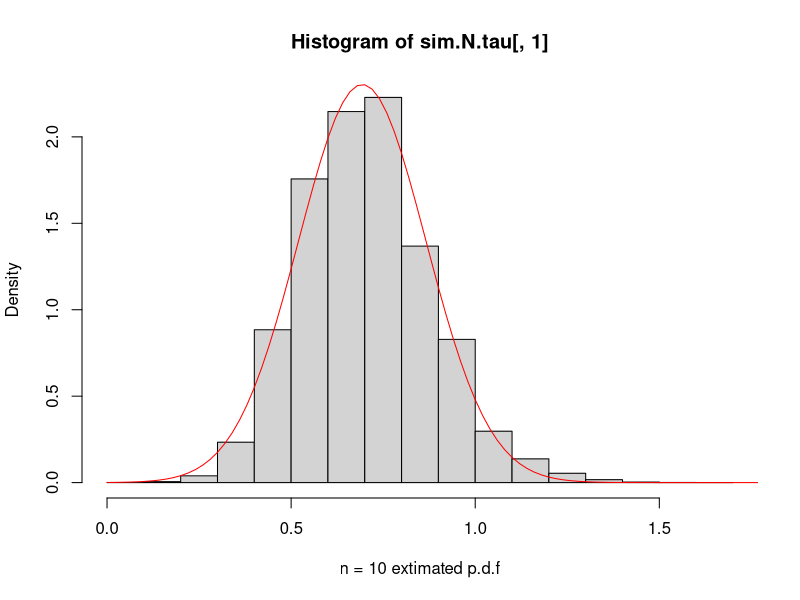
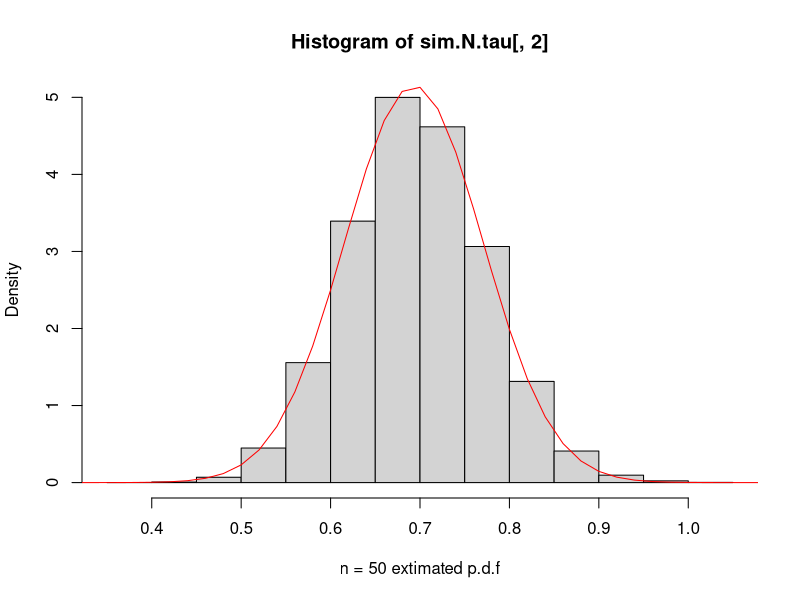
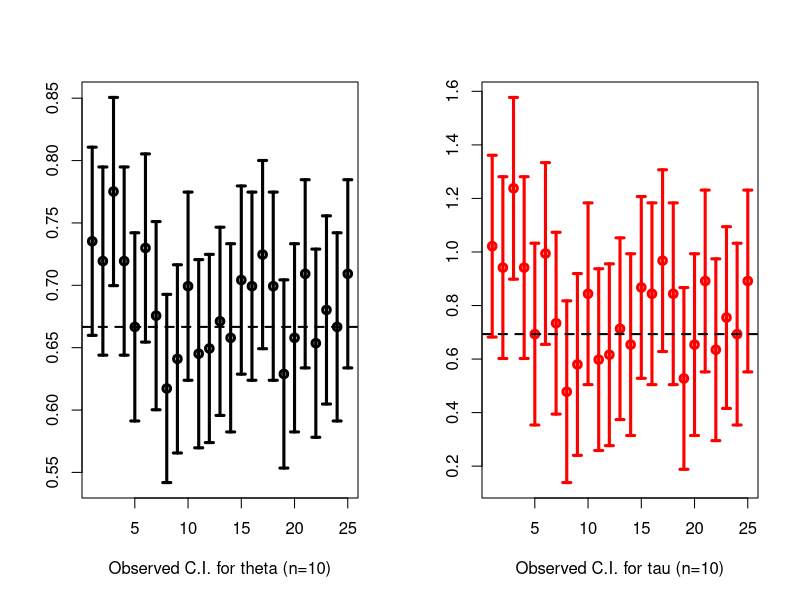
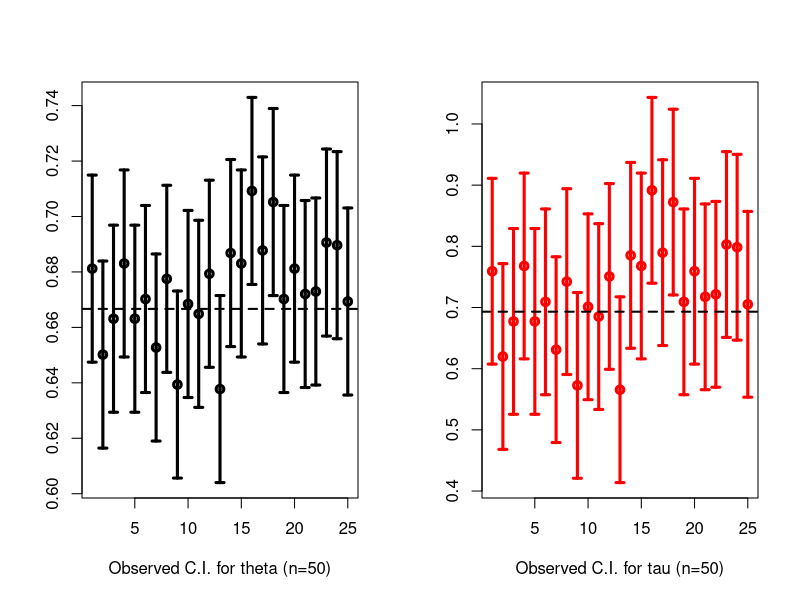
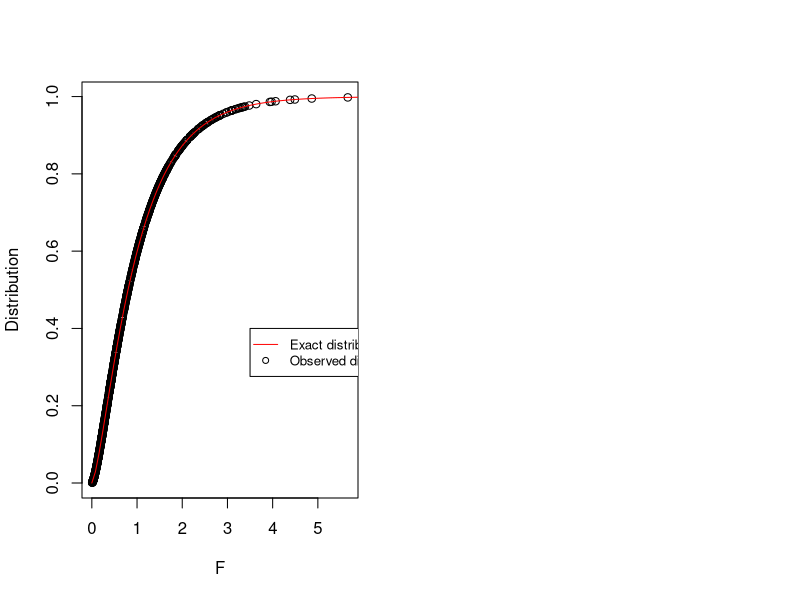

Here is the R script that generated these plots, in order:
## ---- chunk 1
library(plotrix)
library(rmarkdown)
set.seed(29) 

#tau function
tau <- function(theta){
    out <- theta/(1-theta)
    out2 <- log(out)
    return(out2)
}

theta0 = 2/3 ##Neg bin success probability
r = 10 ##Neg bin size param
n <- c(10,50) ## Sample sizes
alpha = 0.05 ## Wald c.i. .95
## ---- chunk 2
N = 1e5
sim.N.tau <-matrix(NA, nrow = N, ncol = 2)
for(i in 1:N){
    xnegbin10 <- rnbinom(n=10,size=10,prob=theta0)
    xnegbin50 <- rnbinom(n=50,size=10,prob=theta0)
    sim.N.tau[i,1] <- tau(r*n[1]/(r*n[1]+sum(xnegbin10)))
    sim.N.tau[i,2] <- tau(r*n[2]/(r*n[2]+sum(xnegbin50)))
}
## ---- chunk 3
true_mean = (tau(theta0))
true_var10_o <- (theta0^2*(1-theta0))/(r*n[1])
true_var10 <- true_var10_o*(1/(theta0*(1-theta0)))^2
true_var50_o <- (theta0^2*(1-theta0))/(r*n[2])
true_var50 <- true_var50_o*(1/(theta0*(1-theta0)))^2
## ---- chunk 4
hist(sim.N.tau[,1], freq = FALSE, breaks=20, xlab = "n = 10 extimated p.d.f")
plot(function(x) dnorm(x, mean = true_mean, sd=sqrt(true_var10)),xlim=c(0,2),add=TRUE,ylim=8, col='red')
## ---- chunk 5
hist(sim.N.tau[,2], freq = FALSE, breaks=20, xlab = "n = 50 extimated p.d.f")
plot(function(x) dnorm(x, mean = true_mean, sd=sqrt(true_var50)),xlim=c(0,2),add=TRUE,ylim=8, col='red')
## ---- chunk 6
sim.N.CI_the <-matrix(NA, nrow = N, ncol = 4)
sim.N.CI_tau <-matrix(NA, nrow = N, ncol = 4)
for(i in 1:N){
    xnegbin10 <- rnbinom(n=n[1],size=r,prob=theta0)
    xnegbin50 <- rnbinom(n=n[2],size=r,prob=theta0)
    sim.N.CI_the[i,1:2] <- r*n[1]/(r*n[1]+sum(xnegbin10)) 
    sim.N.CI_the[i,1:2] <- sim.N.CI_the[i,1:2] + c(-1,1)*qnorm(p = alpha/2,
         lower.tail =FALSE)*sqrt(true_var10_o)
    sim.N.CI_the[i,3:4] <- r*n[2]/(r*n[2]+sum(xnegbin50)) 
    sim.N.CI_the[i,3:4] <- sim.N.CI_the[i,3:4] + c(-1,1)*qnorm(p = alpha/2,
         lower.tail =FALSE)*sqrt(true_var50_o)
    sim.N.CI_tau[i,1:2] <- tau(r*n[1]/(r*n[1]+sum(xnegbin10))) 
    sim.N.CI_tau[i,1:2] <- sim.N.CI_tau[i,1:2] + c(-1,1)*qnorm(p = alpha/2,
        lower.tail =FALSE)*sqrt(true_var10)
    sim.N.CI_tau[i,3:4] <- tau(r*n[2]/(r*n[2]+sum(xnegbin50))) 
    sim.N.CI_tau[i,3:4] <- sim.N.CI_tau[i,3:4] + c(-1,1)*qnorm(p = alpha/2, 
        lower.tail =FALSE)*sqrt(true_var50)
}
theta10.inside <-apply(sim.N.CI_the[,1:2], MARGIN = 1, 
    function(x)ifelse(theta0>=x[1]&theta0<=x[2],1,0))
theta50.inside <-apply(sim.N.CI_the[,3:4], MARGIN = 1, 
    function(x)ifelse(theta0>=x[1]&theta0<=x[2],1,0))
tau10.inside <-apply(sim.N.CI_tau[,1:2], MARGIN = 1, 
    function(x)ifelse(true_mean>=x[1]&true_mean<=x[2],1,0))
tau50.inside <-apply(sim.N.CI_tau[,3:4], MARGIN = 1, 
    function(x)ifelse(true_mean>=x[1]&true_mean<=x[2],1,0))
## ---- chunk 7
par(mfrow =c(1,2))
plotCI(x= 1:25, y =apply(sim.N.CI_the[1:25,1:2], 1, mean), 
    li = sim.N.CI_the[1:25,1],ui = sim.N.CI_the[1:25,2],
    xlab="Observed C.I. for theta (n=10)",ylab=NA, lwd=3)
    abline(h = theta0, lwd=2, lty=2)
plotCI(x= 1:25, y =apply(sim.N.CI_tau[1:25,1:2], 1, mean), 
    li = sim.N.CI_tau[1:25,1],ui = sim.N.CI_tau[1:25,2],
    xlab="Observed C.I. for tau (n=10)",ylab=NA, lwd=3, col="red")
    abline(h = tau(theta0), lwd=2, lty=2)
plotCI(x= 1:25, y =apply(sim.N.CI_the[1:25,3:4], 1, mean), 
    li = sim.N.CI_the[1:25,3],ui = sim.N.CI_the[1:25,4],
    xlab="Observed C.I. for theta (n=50)",ylab=NA, lwd=3)
    abline(h = theta0, lwd=2, lty=2)
plotCI(x= 1:25, y =apply(sim.N.CI_tau[1:25,3:4], 1, mean), 
    li = sim.N.CI_tau[1:25,3],ui = sim.N.CI_tau[1:25,4],
    xlab="Observed C.I. for tau (n=50)",ylab=NA, lwd=3, col="red") 
    abline(h = tau(theta0), lwd=2, lty=2)
## ---- chunk 8
mean(theta10.inside) #Confidence probability for theta n=10
mean(theta50.inside)  #Confidence probability for theta n=50
mean(tau10.inside)  #Confidence probability for tau n=10
mean(tau50.inside)  #Confidence probability for tau n=50
## ---- chunk 9
set.seed(29)
n = c(10,15,10,15) #Number of elements for every col
var = c(1,1,1,1) #Variance for every col
mu = c(0,0,0,0) #Mean for every col
k=4 #Number of cols
N = 1e3 #Number of iteration for simulation
## ---- chunk 10
sim.N.F <-matrix(NA, nrow = N, ncol = 2) 
for(l in 1:N){
    for (i in 1:k){
        y<-rnorm(sum(n), mean = mu[i], sd = sqrt(var[i]))
    }
    estMuj <- c(sum(y[1:n[1]])/n[1], sum(y[n[1]+1:n[2]])/n[2],
        sum(y[n[2]+1:n[3]])/n[3], sum(y[n[3]+1:n[4]])/n[4])
    estMu <- sum(y)/sum(n)
    SSR <- 0
    SSE <- 0
    for (i in 1:k){
        offset <- sum(n[1:(i-1)])
        for(j in 1:n[i]){
            SSR = SSR + (estMuj[i]-estMu)^2
            SSE = SSE + (y[offset+j]-estMuj[i])^2
        }
    }
    sim.N.F[l,1] <- (SSR/(k-1))/(SSE/(sum(n)-k)) #value of F observed (Fobs)
    sim.N.F[l,2] <- pf(sim.N.F[l,1],k-1,sum(n)-k) # P(Fk-1,n-k >=Fobs)
}
## ---- chunk 11
plot(sim.N.F,xlab="F",ylab="Distribution")
plot(function(x) pf(x, df1=k-1, df2=sum(n)-k),xlim=c(0,8),add=TRUE, col='red')
legend(3.5, 0.4, legend=c("Exact distribution", "Observed distribution"),
       col=c("red", "black"), lwd=1,lty=c(1,NA), pch=c(NA,1), cex=0.8)

## ---- chunk 12
